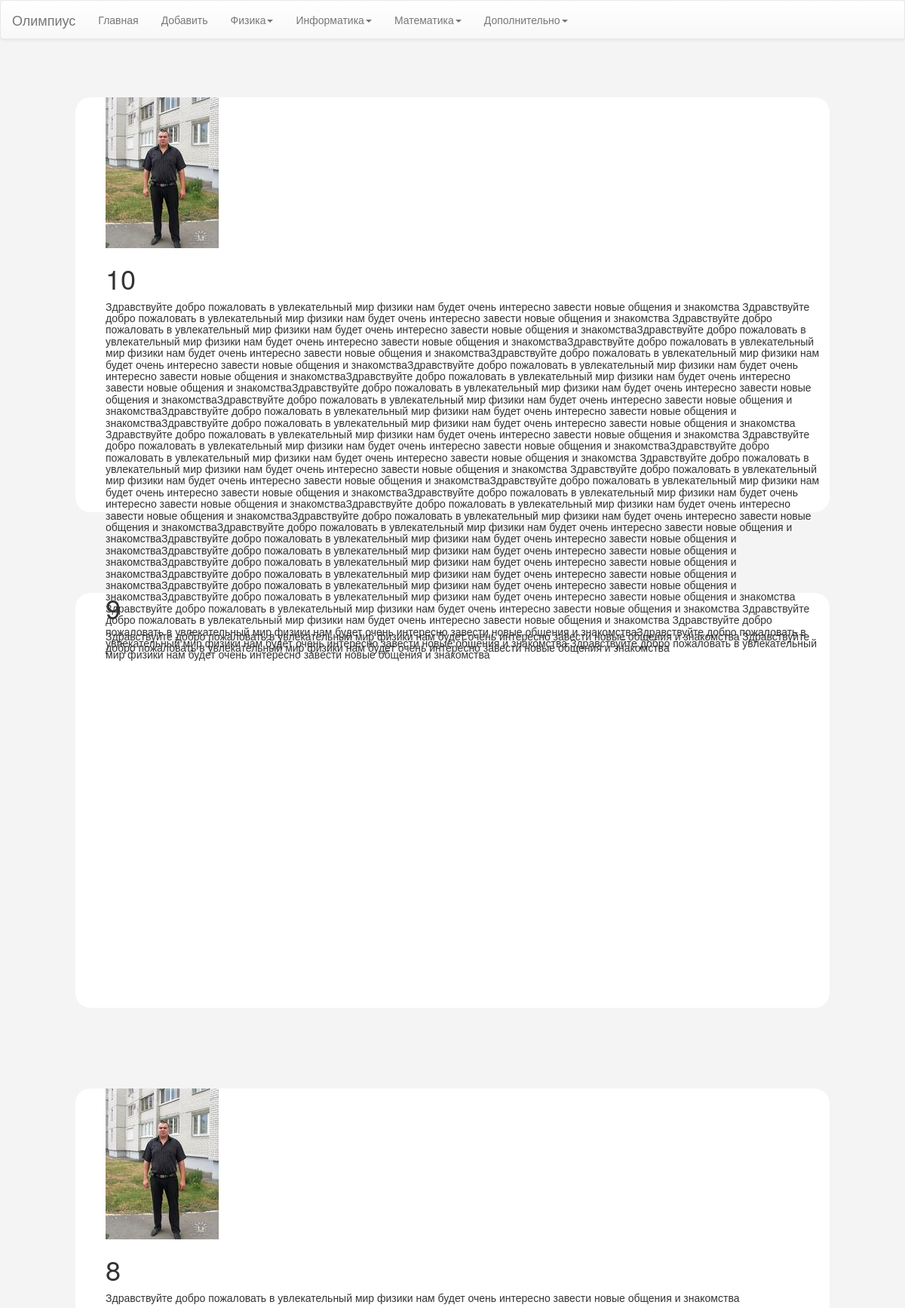
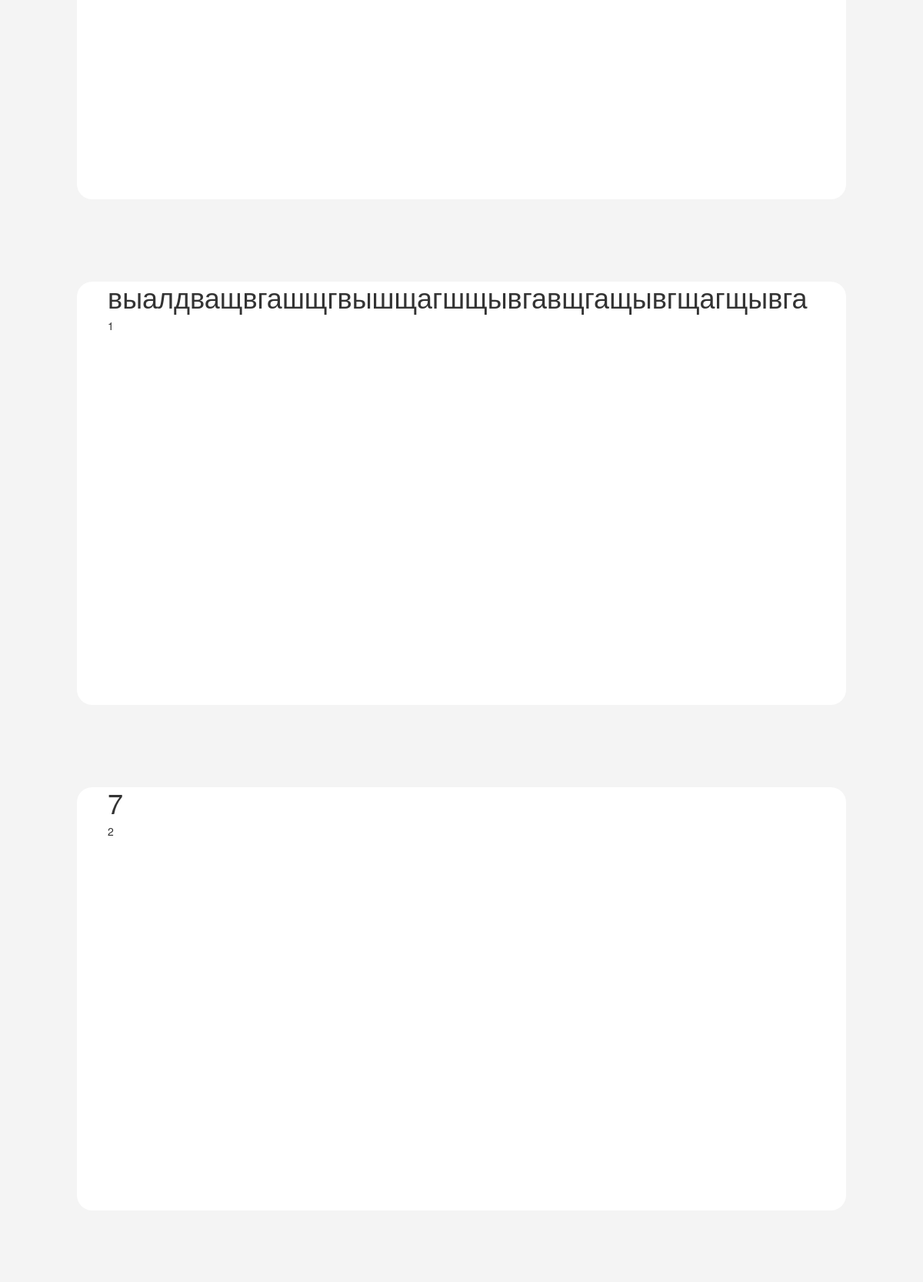
The page /fizika (upper part) on the database its author committed (2 pictures, top to bottom).
### data/zadachi.py (models this page shows)
class Zadacha(SqlAlchemyBase):
    __tablename__ = 'zadachi'
    id = sqlalchemy.Column(sqlalchemy.Integer,
                           primary_key=True, autoincrement=True)
    about = sqlalchemy.Column(sqlalchemy.String)
    chel = sqlalchemy.Column(sqlalchemy.String)
    zadacha = sqlalchemy.Column(sqlalchemy.String)
    predmet = sqlalchemy.Column(sqlalchemy.String)
    image = sqlalchemy.Column(sqlalchemy.String)

### app.py (the view)
@app.route('/fizika')
def fizika():
    return render_template('zadachka.html', zadacha_list=otobrazh('Физика'))

### app.py (called while the page is built)
def norm_pokaz(content):
    spi = list()
    for i in content.split():
        new = ''
        if len(new) + len(i) + 1 < 120:
            new += " " + i
        else:
            spi.append(new)
            new = ''
    return spi

def otobrazh(predmet):
    db_session.global_init("db/olymp.sqlite")
    session = db_session.create_session()
    spi = list()
    for mast in reversed(list(session.query(Zadacha).filter(Zadacha.predmet == predmet))):
        z = list()
        z.append(mast.about)
        print(norm_pokaz(mast.zadacha))
        z.append(mast.zadacha)
        if mast.image is None:
            z.append('0')
        else:
            z.append(mast.image)
        spi.append(z)
    return spi

### data/db_session.py (called while the page is built, shortened)
def global_init(db_file):
    global __factory
    if __factory:
        return

def create_session() -> Session:
    global __factory
    return __factory()

### templates/zadachka.html
{% extends "base1.html" %}
{% block content %}
{% for i in zadacha_list %}
<div class="bozhestw" style="width: 1000px;">
    {% if i[2] != '0' %}
    <img src="{{i[2]}}">
    <h1>{{i[0]}}</h1>
    <h5>{{i[1]}}</h5>
    {% else %}
    <h1>{{i[0]}}</h1>
    <h5>{{i[1]}}</h5>
    {% endif %}
</div>
<div style="height: 50px;"></div>
{% endfor %}
{% endblock %}

### templates/base1.html (shortened to what this page needs)
<!doctype html>
<html lang="en">
<head>
    <link rel="stylesheet" href="https://maxcdn.bootstrapcdn.com/bootstrap/3.3.7/css/bootstrap.min.css"
>
    <link rel="stylesheet" href="/static/css/style.css">
    <link rel="stylesheet"
          href="https://maxcdn.bootstrapcdn.com/bootstrap/3.3.7/css/bootstrap-theme.min.css"
>
    <link rel="stylesheet" href="https://maxcdn.bootstrapcdn.com/bootstrap/3.3.7/css/bootstrap.min.css"
>
    <link rel="stylesheet"
          href="https://maxcdn.bootstrapcdn.com/bootstrap/3.3.7/css/bootstrap-theme.min.css"
>
    <link rel="stylesheet" href="https://maxcdn.bootstrapcdn.com/bootstrap/3.3.7/css/bootstrap.min.css"
>
    <link rel="stylesheet"
          href="https://maxcdn.bootstrapcdn.com/bootstrap/3.3.7/css/bootstrap-theme.min.css"
>
</head>
<body class="bod">
<header>
    <nav class="navbar navbar-default" role="navigation" style="width: 100%;">
        <div class="container-fluid">
            <div class="navbar-header">
                <a class="navbar-brand" href="#">Олимпиус</a>
            </div>
            <div class="collapse navbar-collapse" id="bs-example-navbar-collapse-1">
                <ul class="nav navbar-nav">
                    <li><a href="/news">Главная</a></li>
                    <li><a href="/dobav">Добавить</a></li>
                    <li class="dropdown">
                        <a href="#" class="dropdown-toggle" data-toggle="dropdown">Физика<b
                                class="caret"></b></a>
                    </li>
                    <li class="dropdown">
                        <a href="#" class="dropdown-toggle" data-toggle="dropdown">Информатика<b
                                class="caret"></b></a>
                    </li>
                    <li class="dropdown">
                        <a href="#" class="dropdown-toggle" data-toggle="dropdown">Математика<b
                                class="caret"></b></a>
                    </li>
                    <li class="dropdown">
                        <a href="#" class="dropdown-toggle" data-toggle="dropdown">Дополнительно<b
                                class="caret"></b></a>
                </ul>
            </div>
        </div>
    </nav>
</header>
<main role="main" class="container">
    {% block content %}{% endblock %}
</main>
</body>
</html>

### static/css/style.css (style rules this page uses)
.bozhestw { width: 450px; height: 550px; margin: auto; background-color: white; margin-top: 5%; padding-left: 40px; border-radius: 20px; }
.bozhestw { border-radius: 20px; }
.bod { background-color: #F4F4F4; }

### rows shown on the page
Zadacha: image (picture), about "10", zadacha "Здравствуйте добро пожаловать в увлекательный мир физики нам будет очень интересно завести новые общения и знакомства Здравствуйте добро пожаловать в увлекательный мир физики нам будет очень интересно завести новые общения и знакомства Здравствуйте добро пожаловать в увлекательный мир физики нам будет очень интересно завести новые общения и знакомстваЗдравствуйте добро пожаловать в увлекательный мир физики нам будет очень интересно завести новые общения и знакомстваЗдравствуйте добро пожаловать в увлекательный мир физики нам будет очень интересно завести новые общения и знакомстваЗдравствуйте добро пожаловать в увлекательный мир физики нам будет очень интересно завести новые общения и…"
Zadacha: about "9", zadacha "Здравствуйте добро пожаловать в увлекательный мир физики нам будет очень интересно завести новые общения и знакомства Здравствуйте добро пожаловать в увлекательный мир физики нам будет очень интересно завести новые общения и знакомства"
Zadacha: image (picture), about "8", zadacha "Здравствуйте добро пожаловать в увлекательный мир физики нам будет очень интересно завести новые общения и знакомства"
Zadacha: about "выалдващвгашщгвышщагшщывгавщгащывгщагщывга", zadacha "1"

### other values the page prints
{{ i[0] }} "7"
{{ i[1] }} "2"
